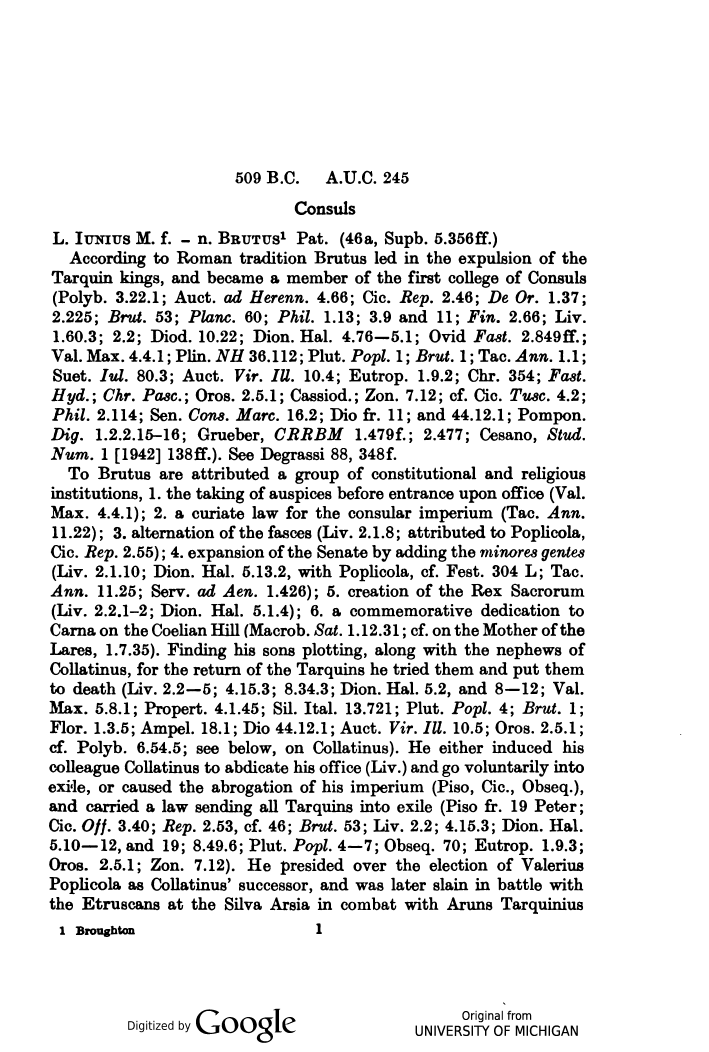
#> input picture data/original/mdp.39015009351001-seq_27.tif, 3542 x 5256 px, found by its file name (shown at 1/5 size); its folder holds 4 pictures in this run
$ jupyter execute 1_preprocessing.ipynb
#> lines starting #> are read from the running program, lines starting #| are printed output that depends on the picture; after the words box and inside, x2 and y2 are one past the last pixel; in counts of white or black regions, pixels touching at a corner belong together
[cell 1]
import numpy
import cv2
import os

### Appending all filenames (".tif") in the 'path' directory into a list

[cell 2]
list_files = os.listdir("original")

### For each image: cropping the last 220 rows of pixels and saving the cropped image in directory 'data'

[cell 3]
for i in range(len(list_files)):
    img = cv2.imread("original" + "\\" + list_files[i])
#> img is the input picture: shape (5256, 3542, 3); 89.7% white; 2008 black regions (1 under 20 px), largest, box (x1, y1, x2, y2) and area: (250, 3211, 459, 3279) 5244, (599, 1353, 763, 1438) 4711, (2234, 4486, 2427, 4551) 4556
    columns = img.shape[1]
#> columns = 3542
    rows = img.shape[0] - 220
#> rows = 5036

    img_crop = img[0:rows,0:columns]
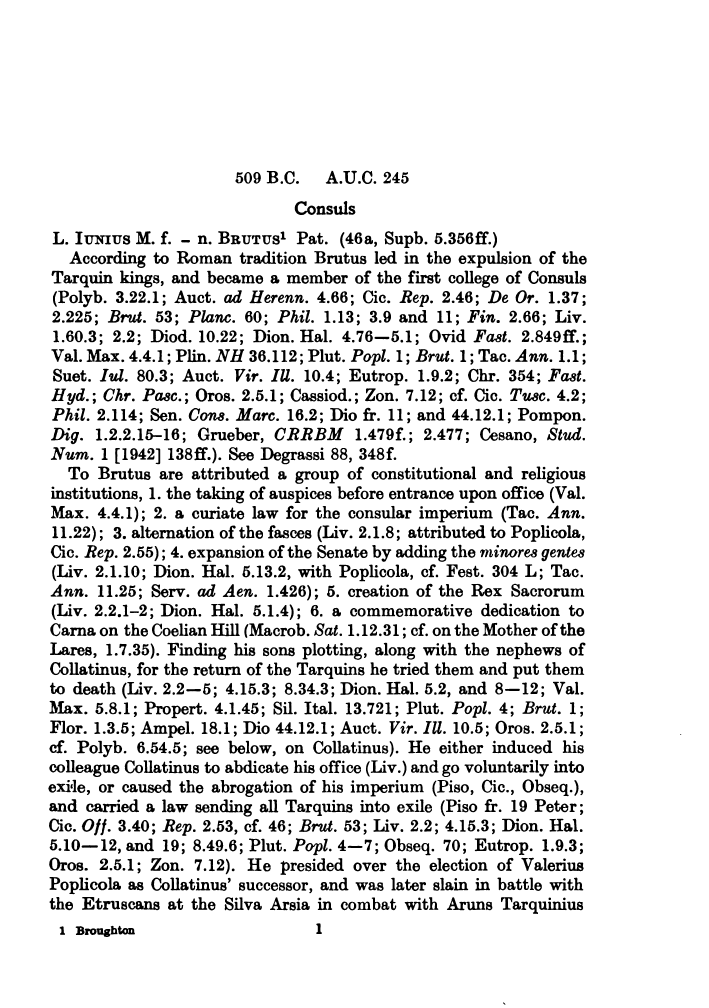
#> img_crop: shape (5036, 3542, 3) (shown at 1/5 size); 89.4% white; 1955 black regions (1 under 20 px), largest, box (x1, y1, x2, y2) and area: (250, 3211, 459, 3279) 5244, (599, 1353, 763, 1438) 4711, (2234, 4486, 2427, 4551) 4556
    cv2.imwrite("c_" + list_files[i], img_crop)
#> pass 2 of the loop `for i in range(len(list_files)):`:
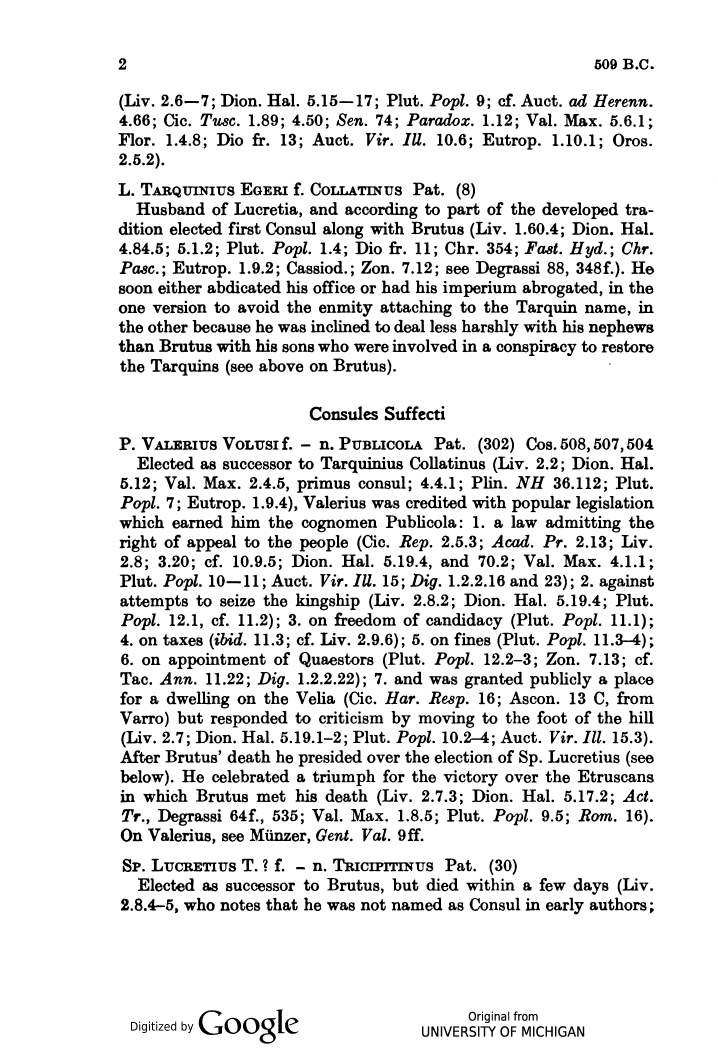
#> input picture data/original/mdp.39015009351001-seq_28.tif, 3588 x 5260 px, found by its file name (shown at 1/5 size)
#> img is the input picture: shape (5260, 3588, 3); 89.9% white; 2057 black regions (2 under 20 px), largest, box (x1, y1, x2, y2) and area: (1845, 4311, 2069, 4357) 5197, (772, 2203, 962, 2249) 4609, (602, 3752, 765, 3817) 4239
#> `img_crop = img[0:rows,0:columns]`:
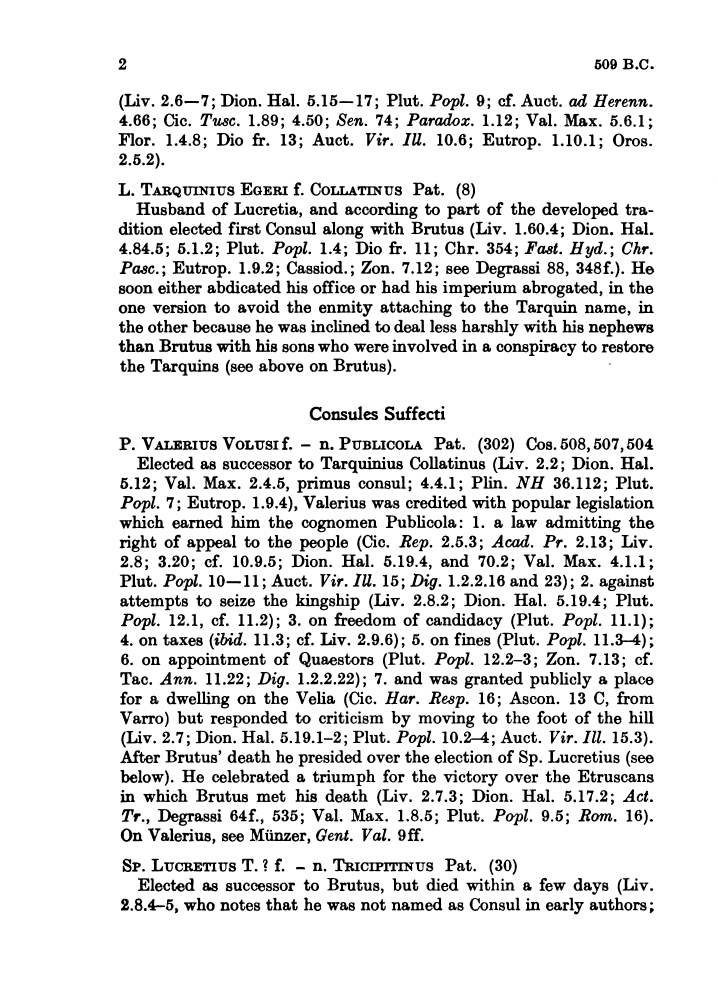
#> img_crop: shape (5040, 3588, 3) (shown at 1/5 size); 89.6% white; 2004 black regions (2 under 20 px), largest, box (x1, y1, x2, y2) and area: (1845, 4311, 2069, 4357) 5197, (772, 2203, 962, 2249) 4609, (602, 3752, 765, 3817) 4239
#> pass 3 of the loop `for i in range(len(list_files)):`:
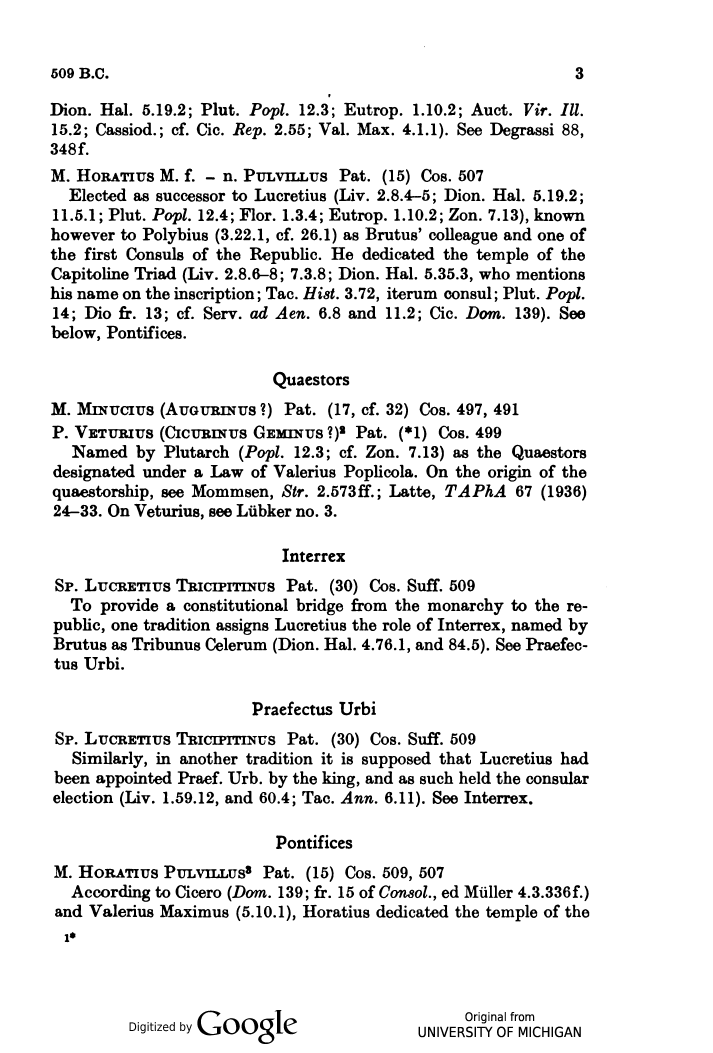
#> input picture data/original/mdp.39015009351001-seq_29.tif, 3564 x 5262 px, found by its file name (shown at 1/5 size)
#> img is the input picture: shape (5262, 3564, 3); 92.1% white; 1465 black regions (2 under 20 px), largest, box (x1, y1, x2, y2) and area: (1019, 3678, 1285, 3725) 6051, (386, 2011, 540, 2075) 4387, (1001, 2031, 1182, 2077) 4272
#> `img_crop = img[0:rows,0:columns]`:
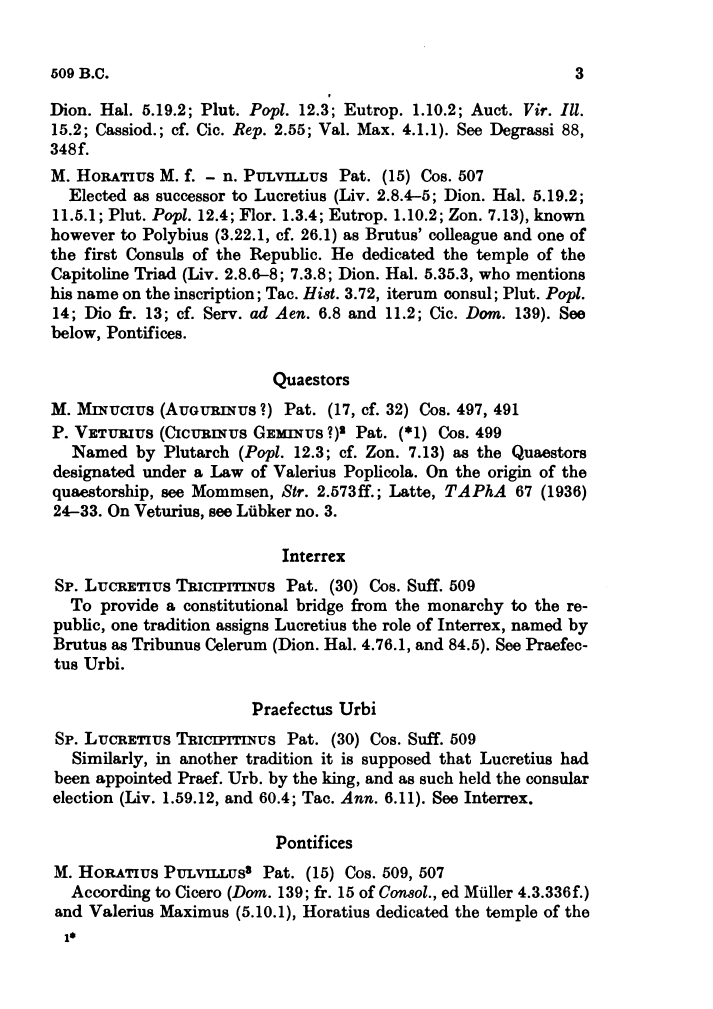
#> img_crop: shape (5042, 3564, 3) (shown at 1/5 size); 92% white; 1412 black regions (2 under 20 px), largest, box (x1, y1, x2, y2) and area: (1019, 3678, 1285, 3725) 6051, (386, 2011, 540, 2075) 4387, (1001, 2031, 1182, 2077) 4272
#> the loop made 4 passes; the first 3 are shown
